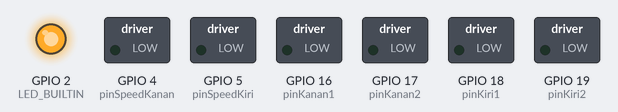
Bench run of a sketch on a simulated ESP32. On the bench: switched loads named in the sketch (green lamp = pin HIGH), output pins drawn as LEDs (lit = HIGH). WiFi joins after 1.5 s; servers stay silent unless stated; what the sketch prints to the serial monitor is not drawn.

Above: at 0.1 s.
At 1.3 s:
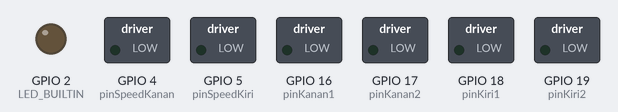
Timing chart, 0 to 2.8 s (numbered marks = the images above):
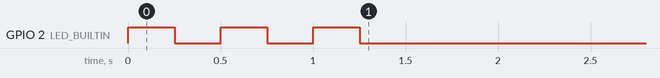

The sketch:

BattleRobot-IoT.ino
```cpp
#include <WiFi.h>
#include <Firebase_ESP_Client.h>
#include "addons/TokenHelper.h"
#include "addons/RTDBHelper.h"

void startFirebase();
void resultFirebase(FirebaseData &data);
void diam();
void move(int pin1, int pin2, int pinSpeed, int state1, int state2, int speed);

FirebaseData fbdo;
FirebaseAuth auth;
FirebaseConfig config;
bool signupOK = false;

#define WIFI_SSID "ssid"
#define WIFI_PASSWORD "password"
#define API_KEY "api_key"
#define DATABASE_URL "url"

int pinKanan1 = 16;
int pinKanan2 = 17;
int pinSpeedKanan = 4;
int pinKiri1 = 18;
int pinKiri2 = 19;
int pinSpeedKiri = 5;

unsigned long prev_getData = 0;
String stringState;
String stringValue;
int intValue;
int jalan;
int belok;

int globalSpeed = 120;

void setup() {
  Serial.begin(115200);

  pinMode(LED_BUILTIN, OUTPUT);

  pinMode(pinKanan1, OUTPUT);
  pinMode(pinKanan2, OUTPUT);
  pinMode(pinSpeedKanan, OUTPUT);
  pinMode(pinKiri1, OUTPUT);
  pinMode(pinKiri2, OUTPUT);
  pinMode(pinSpeedKiri, OUTPUT);

  startFirebase();
}

// Memulai koneksi internet dan Firebase
void startFirebase()
{
  WiFi.begin(WIFI_SSID, WIFI_PASSWORD);
  Serial.print("Connecting to Wi-Fi");

  while(WiFi.status() != WL_CONNECTED) {
    digitalWrite(LED_BUILTIN, HIGH);
    Serial.print(".");
    delay(250);
    digitalWrite(LED_BUILTIN, LOW);
    delay(250);
  }
  digitalWrite(LED_BUILTIN, HIGH);
  Serial.println();
  Serial.print("Connected with IP: ");
  Serial.println(WiFi.localIP());
  Serial.println();

  Serial.printf("Firebase Client v%s\n\n", FIREBASE_CLIENT_VERSION);

  config.api_key = API_KEY;

  if(Firebase.signUp(&config, &auth, "", "")) {
    Serial.println("Firebase success");
    digitalWrite(LED_BUILTIN, LOW);
    signupOK = true;
  }
  else {
    String firebaseErrorMessage = config.signer.signupError.message.c_str();
    Serial.printf("%s\n", firebaseErrorMessage);
  }

  config.database_url = DATABASE_URL;
  config.token_status_callback = tokenStatusCallback;

  Firebase.begin(&config, &auth);
  Firebase.reconnectWiFi(true);

  fbdo.setBSSLBufferSize(1024, 1024);
  fbdo.setResponseSize(1024);
  if (!Firebase.RTDB.beginStream(&fbdo, "/")){
    Serial.println(fbdo.errorReason());
  }
}

void loop() {
  int stateKanan1;
  int stateKanan2;
  int speedKanan;
  int stateKiri1;
  int stateKiri2;
  int speedKiri;

  // Baca data dari Firebase
  if (!Firebase.RTDB.readStream(&fbdo)){
    Serial.println(fbdo.errorReason());
  }
  if (fbdo.streamTimeout()){
    Serial.println("Stream timeout, resume streaming...");
    Serial.println();
  }
  if (fbdo.streamAvailable()){
    resultFirebase(fbdo);
  }

  // Pisahkan data
  stringState.replace("\\\"", "");

  int separatorIndex = stringState.indexOf('-');

  String stringJalan = stringState.substring(0, separatorIndex);
  String stringBelok = stringState.substring(separatorIndex + 1);

  jalan = stringJalan.toInt();
  belok = stringBelok.toInt();

  Serial.print("Jalan : ");
  Serial.println(jalan);
  Serial.print("Belok : ");
  Serial.println(belok);
  Serial.println();

  //Bergerak lurus
  if(jalan==0){       //Diam
    stateKanan1 = 0;
    stateKanan2 = 0;
    speedKanan = 0;
    stateKiri1 = 0;
    stateKiri2 = 0;
    speedKiri = 0;
  }
  else if(jalan==1){  //Maju
    stateKanan1 = 0;
    stateKanan2 = 1;
    speedKanan = globalSpeed;
    stateKiri1 = 0;
    stateKiri2 = 1;
    speedKiri = globalSpeed;
  }
  else if(jalan==2){  //Mundur
    stateKanan1 = 1;
    stateKanan2 = 0;
    speedKanan = globalSpeed - 30;
    stateKiri1 = 1;
    stateKiri2 = 0;
    speedKiri = globalSpeed - 30;
  }

  //Berbelok
  if(belok==0){       //Diam
    speedKanan += 0;
    speedKiri += 0;
  }
  else if(belok==1){  //Belok kiri
    if(jalan==0){
      stateKanan1 = 0;
      stateKanan2 = 1;
      speedKanan = globalSpeed - 20;
      speedKiri = 0;
    }
    else{
      speedKanan += globalSpeed / 2;
      speedKiri += 0;
    }
  }
  else if(belok==2){  //Belok kanan
    if(jalan==0){
      stateKiri1 = 0;
      stateKiri2 = 1;
      speedKanan = 0;
      speedKiri = globalSpeed - 20;
    }
    else{
      speedKanan += 0;
      speedKiri += globalSpeed / 2;
    }
  }

  move(pinKanan1, pinKanan2, pinSpeedKanan, stateKanan1, stateKanan2, speedKanan);
  move(pinKiri1, pinKiri2, pinSpeedKiri, stateKiri1, stateKiri2, speedKiri);
}

void resultFirebase(FirebaseData &data){
  if (fbdo.dataTypeEnum() == firebase_rtdb_data_type_string){
    stringState = fbdo.to<String>();
  }
}

// Perintah untuk bergerak
void move(int pin1, int pin2, int pinSpeed, int state1, int state2, int speed){
  analogWrite(pinSpeed, speed);
  digitalWrite(pin1, state1);
  digitalWrite(pin2, state2);
}
```
